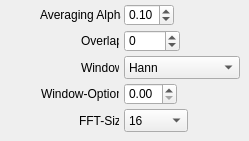
              <widget class="QWidget" name="tab_welchsp">
               <attribute name="title">
                <string>Welch (SP)</string>
               </attribute>
               <widget class="QDoubleSpinBox" name="welchsp_window_option">
                <property name="geometry">
                 <rect>
                  <x>124</x>
                  <y>83</y>
                  <width>53</width>
                  <height>22</height>
                 </rect>
                </property>
               </widget>
               <widget class="QSpinBox" name="welchsp_overlap">
                <property name="geometry">
                 <rect>
                  <x>124</x>
                  <y>30</y>
                  <width>56</width>
                  <height>22</height>
                 </rect>
                </property>
                <property name="minimum">
                 <number>-1</number>
                </property>
                <property name="maximum">
                 <number>32765</number>
                </property>
               </widget>
               <widget class="QComboBox" name="welchsp_window">
                <property name="geometry">
                 <rect>
                  <x>124</x>
                  <y>56</y>
                  <width>116</width>
                  <height>23</height>
                 </rect>
                </property>
                <item>
                 <property name="text">
                  <string>Hann</string>
                 </property>
                </item>
                <item>
                 <property name="text">
                  <string>Hamming</string>
                 </property>
                </item>
                <item>
                 <property name="text">
                  <string>Kaiser</string>
                 </property>
                </item>
                <item>
                 <property name="text">
                  <string>Blackman</string>
                 </property>
                </item>
                <item>
                 <property name="text">
                  <string>Blackman-Harris</string>
                 </property>
                </item>
                <item>
                 <property name="text">
                  <string>Rectangular</string>
                 </property>
                </item>
               </widget>
               <widget class="QLabel" name="welchsp_win">
                <property name="geometry">
                 <rect>
                  <x>81</x>
                  <y>56</y>
                  <width>38</width>
                  <height>23</height>
                 </rect>
                </property>
                <property name="text">
                 <string>Window</string>
                </property>
               </widget>
               <widget class="QLabel" name="fFTSizeLabel_7">
                <property name="geometry">
                 <rect>
                  <x>79</x>
                  <y>109</y>
                  <width>40</width>
                  <height>23</height>
                 </rect>
                </property>
                <property name="text">
                 <string>FFT-Size</string>
                </property>
               </widget>
               <widget class="QDoubleSpinBox" name="welchsp_alpha">
                <property name="geometry">
                 <rect>
                  <x>124</x>
                  <y>4</y>
                  <width>50</width>
                  <height>22</height>
                 </rect>
                </property>
                <property name="inputMethodHints">
                 <set>Qt::ImhFormattedNumbersOnly</set>
                </property>
                <property name="minimum">
                 <double>0.010000000000000</double>
                </property>
                <property name="maximum">
                 <double>1.000000000000000</double>
                </property>
                <property name="singleStep">
                 <double>0.010000000000000</double>
                </property>
                <property name="value">
                 <double>0.100000000000000</double>
                </property>
               </widget>
               <widget class="QLabel" name="overlapLabel_2">
                <property name="geometry">
                 <rect>
                  <x>81</x>
                  <y>30</y>
                  <width>38</width>
                  <height>22</height>
                 </rect>
                </property>
                <property name="text">
                 <string>Overlap</string>
                </property>
               </widget>
               <widget class="QLabel" name="windowOptionLabel_2">
                <property name="geometry">
                 <rect>
                  <x>41</x>
                  <y>83</y>
                  <width>78</width>
                  <height>22</height>
                 </rect>
                </property>
                <property name="text">
                 <string>Window-Option</string>
                </property>
               </widget>
               <widget class="QLabel" name="moviingAverageLengthLabel_2">
                <property name="geometry">
                 <rect>
                  <x>40</x>
                  <y>4</y>
                  <width>81</width>
                  <height>22</height>
                 </rect>
                </property>
                <property name="text">
                 <string>Averaging Alpha</string>
                </property>
               </widget>
               <widget class="QComboBox" name="welchsp_fft_size">
                <property name="geometry">
                 <rect>
                  <x>124</x>
                  <y>109</y>
                  <width>64</width>
                  <height>23</height>
                 </rect>
                </property>
                <item>
                 <property name="text">
                  <string>16</string>
                 </property>
                </item>
                <item>
                 <property name="text">
                  <string>32</string>
                 </property>
                </item>
                <item>
                 <property name="text">
                  <string>64</string>
                 </property>
                </item>
                <item>
                 <property name="text">
                  <string>128</string>
                 </property>
                </item>
                <item>
                 <property name="text">
                  <string>256</string>
                 </property>
                </item>
                <item>
                 <property name="text">
                  <string>512</string>
                 </property>
                </item>
                <item>
                 <property name="text">
                  <string>1024</string>
                 </property>
                </item>
                <item>
                 <property name="text">
                  <string>2048</string>
                 </property>
                </item>
                <item>
                 <property name="text">
                  <string>4096</string>
                 </property>
                </item>
                <item>
                 <property name="text">
                  <string>8192</string>
                 </property>
                </item>
                <item>
                 <property name="text">
                  <string>16384</string>
                 </property>
                </item>
                <item>
                 <property name="text">
                  <string>32768</string>
                 </property>
                </item>
                <item>
                 <property name="text">
                  <string>65536</string>
                 </property>
                </item>
               </widget>
              </widget>
